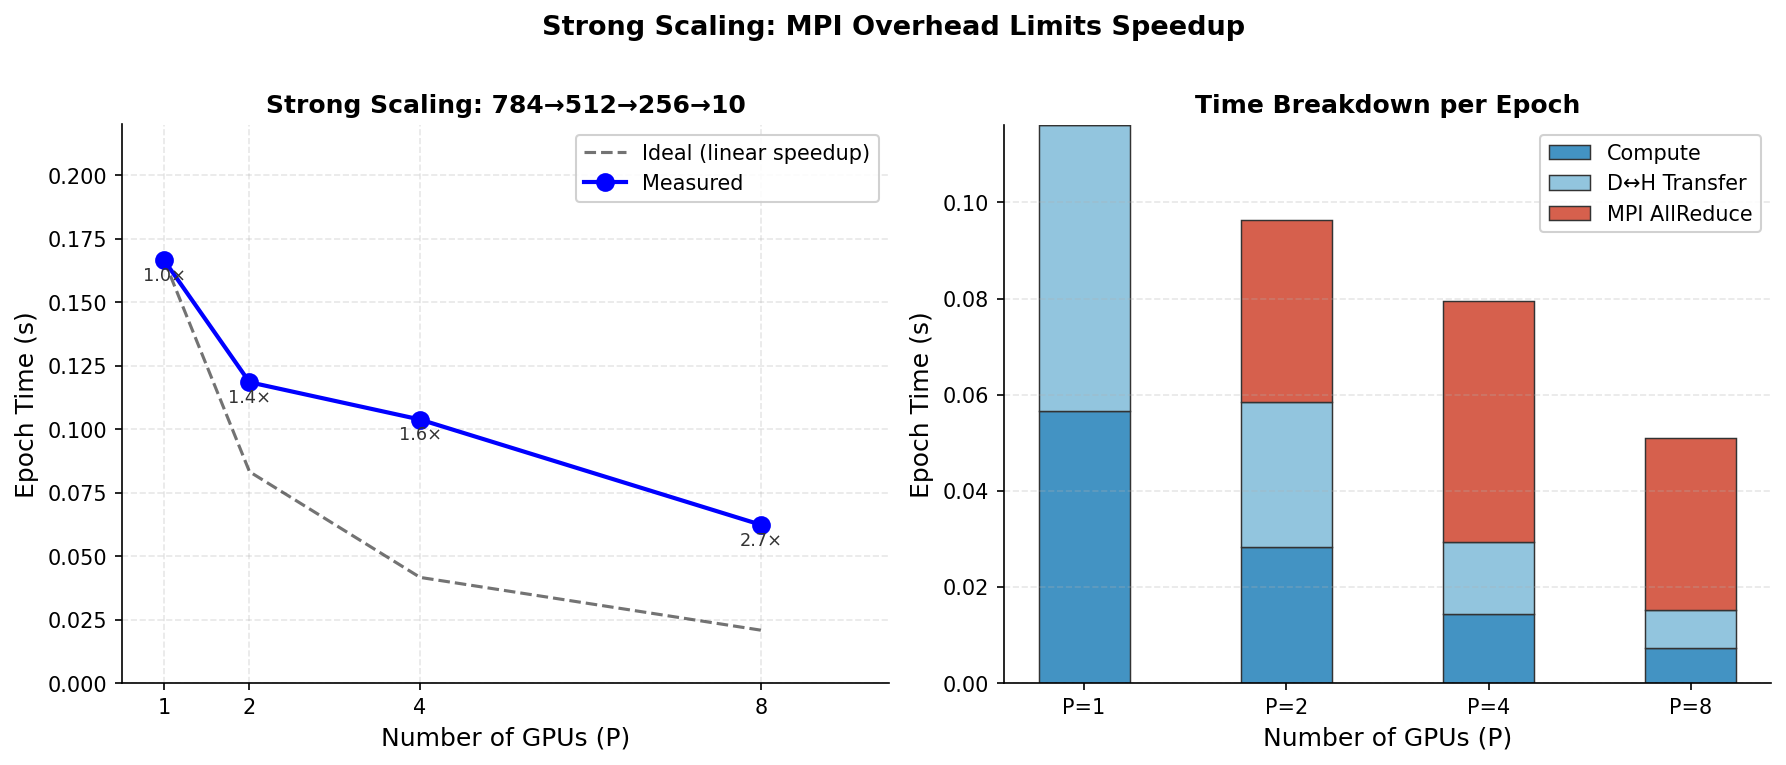

Generate this figure with Python:
"""
Fig 4: Strong-scaling experiment.
Network: 784→512→256→10   (N = 535,818 gradient floats)
Metric: per-epoch wall time (average of epochs 2-5, excludes warmup).
algo: mpi_builtin

P=1  is missing (srun rejected on 2-node allocation).
     → fill in P1_TIME once teammate provides the number,
       or run: salloc -N1 -n1 --gpus=1 -t5:00 -A m4341 -q interactive -C gpu
               srun ... mlp_train --layers 784,512,256,10 --algo mpi_builtin ...
"""
import numpy as np
import matplotlib.pyplot as plt

# ── Measured data ───────────────────────────────────────────────────
# epoch 2-5 averages (seconds)
P_measured   = np.array([2, 4, 8])
T_measured   = np.array([0.1185, 0.1038, 0.0623])

# P=1 measured by teammate on nid001169 (epochs 2-5 avg)
P1_TIME = 0.1665

# ── Ideal linear speedup anchored at P=1 ───────────────────────────
T_at_P1  = P1_TIME                # 0.1665 s
P_ideal  = np.array([1, 2, 4, 8])
T_ideal  = T_at_P1 / P_ideal

# ── Compute timing breakdown (for stacked plot reference) ───────────
# compute / d2h+h2d / mpi  (epoch 2-5 avg, s)
breakdown = {
    1: dict(compute=0.0566, transfer=0.0596, mpi=0.0000),
    2: dict(compute=0.0284, transfer=0.0301, mpi=0.0379),
    4: dict(compute=0.0143, transfer=0.0151, mpi=0.0501),
    8: dict(compute=0.0072, transfer=0.0080, mpi=0.0357),
}

# ── Plot ────────────────────────────────────────────────────────────
fig, axes = plt.subplots(1, 2, figsize=(12, 5))

# ---- Left: epoch time + ideal line --------------------------------
ax = axes[0]

if P1_TIME is not None:
    P_all = np.array([1, 2, 4, 8])
    T_all = np.array([P1_TIME, *T_measured])
else:
    P_all = P_measured
    T_all = T_measured

ax.plot(P_ideal, T_ideal, 'k--', lw=1.5, alpha=0.55, label='Ideal (linear speedup)')
ax.plot(P_all,   T_all,   'bo-', lw=2.0, ms=8, label='Measured')

# speedup labels (relative to P=1)
for P, T in zip(P_all, T_all):
    sp = T_at_P1 / T
    ax.text(P, T - 0.008, f'{sp:.1f}×', ha='center', fontsize=8.5, color='#333')

ax.set_xlabel('Number of GPUs (P)', fontsize=12)
ax.set_ylabel('Epoch Time (s)', fontsize=12)
ax.set_title('Strong Scaling: 784→512→256→10', fontsize=12, fontweight='bold')
ax.set_xticks([1, 2, 4, 8])
ax.set_xlim(0.5, 9.5)
ax.set_ylim(0, 0.22)
ax.legend(fontsize=10, framealpha=0.9)
ax.grid(alpha=0.3, linestyle='--')
ax.spines[['top', 'right']].set_visible(False)

# ---- Right: stacked bar – time breakdown per P --------------------
ax = axes[1]
P_bar = [1, 2, 4, 8]
comp   = [breakdown[p]['compute']  for p in P_bar]
trans  = [breakdown[p]['transfer'] for p in P_bar]
comm   = [breakdown[p]['mpi']      for p in P_bar]

x = np.arange(len(P_bar))
w = 0.45
b1 = ax.bar(x, comp,  w, label='Compute',      color='#4393c3', edgecolor='#333', lw=0.7)
b2 = ax.bar(x, trans, w, bottom=comp,
            label='D↔H Transfer',               color='#92c5de', edgecolor='#333', lw=0.7)
b3 = ax.bar(x, comm,  w,
            bottom=[c+t for c,t in zip(comp,trans)],
            label='MPI AllReduce',               color='#d6604d', edgecolor='#333', lw=0.7)

ax.set_xticks(x); ax.set_xticklabels([f'P={p}' for p in P_bar], fontsize=10)
ax.set_xlabel('Number of GPUs (P)', fontsize=12)
ax.set_ylabel('Epoch Time (s)', fontsize=12)
ax.set_title('Time Breakdown per Epoch', fontsize=12, fontweight='bold')
ax.legend(fontsize=10, framealpha=0.9)
ax.grid(axis='y', alpha=0.3, linestyle='--')
ax.spines[['top', 'right']].set_visible(False)

fig.suptitle('Strong Scaling: MPI Overhead Limits Speedup',
             fontsize=13, fontweight='bold', y=1.01)
plt.tight_layout()
plt.savefig('fig4_scaling.pdf', bbox_inches='tight')
plt.savefig('fig4_scaling.png', dpi=150, bbox_inches='tight')
print("Saved fig4_scaling.pdf / .png")
plt.show()
